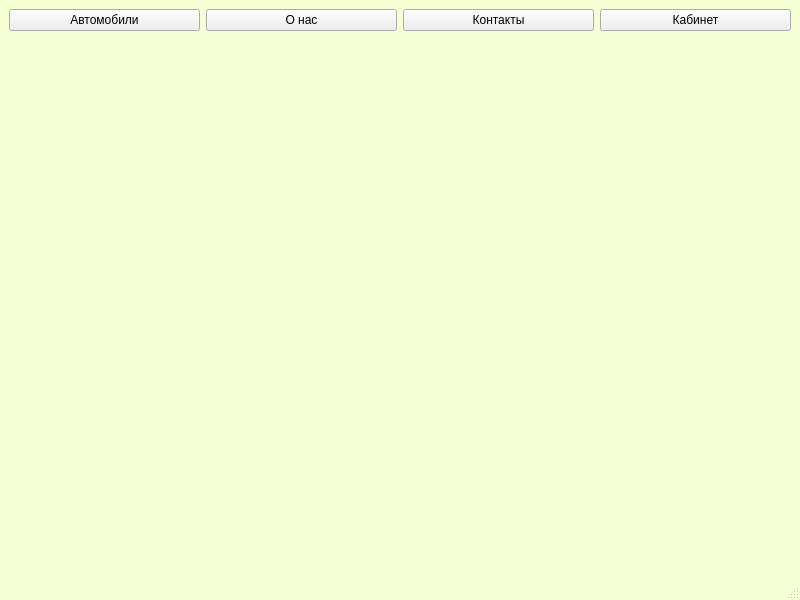
<?xml version="1.0" encoding="UTF-8"?>
<ui version="4.0">
 <class>CarRentalClientMainWindow</class>
 <widget class="QMainWindow" name="CarRentalClientMainWindow">
  <property name="geometry">
   <rect>
    <x>0</x>
    <y>0</y>
    <width>800</width>
    <height>600</height>
   </rect>
  </property>
  <property name="windowTitle">
   <string>MainWindow</string>
  </property>
  <property name="styleSheet">
   <string notr="true">QMainWindow {
background-color: rgb(246, 255, 212);
}</string>
  </property>
  <widget class="QWidget" name="centralwidget">
   <property name="styleSheet">
    <string notr="true">QMainWindow {
background-color: rgb(246, 255, 212);
}</string>
   </property>
   <layout class="QGridLayout" name="gridLayout">
    <item row="1" column="0">
     <widget class="QStackedWidget" name="stackedWidget">
      <property name="styleSheet">
       <string notr="true">QMainWindow {
background-color: rgb(246, 255, 212);
}</string>
      </property>
      <property name="currentIndex">
       <number>0</number>
      </property>
      <widget class="QWidget" name="page_3"/>
      <widget class="QWidget" name="page_4"/>
     </widget>
    </item>
    <item row="0" column="0">
     <layout class="QVBoxLayout" name="verticalLayout">
      <item>
       <layout class="QHBoxLayout" name="horizontalLayout_2">
        <item>
         <widget class="QPushButton" name="carsButton">
          <property name="styleSheet">
           <string notr="true"/>
          </property>
          <property name="text">
           <string>Автомобили</string>
          </property>
         </widget>
        </item>
        <item>
         <widget class="QPushButton" name="aboutusButton">
          <property name="styleSheet">
           <string notr="true"/>
          </property>
          <property name="text">
           <string>О нас</string>
          </property>
         </widget>
        </item>
        <item>
         <widget class="QPushButton" name="contactsButton">
          <property name="styleSheet">
           <string notr="true"/>
          </property>
          <property name="text">
           <string>Контакты</string>
          </property>
         </widget>
        </item>
        <item>
         <widget class="QPushButton" name="cabinetButton">
          <property name="styleSheet">
           <string notr="true"/>
          </property>
          <property name="text">
           <string>Кабинет</string>
          </property>
         </widget>
        </item>
       </layout>
      </item>
     </layout>
    </item>
   </layout>
  </widget>
  <widget class="QMenuBar" name="menubar">
   <property name="geometry">
    <rect>
     <x>0</x>
     <y>0</y>
     <width>800</width>
     <height>25</height>
    </rect>
   </property>
  </widget>
  <widget class="QStatusBar" name="statusbar"/>
 </widget>
 <resources/>
 <connections/>
</ui>
